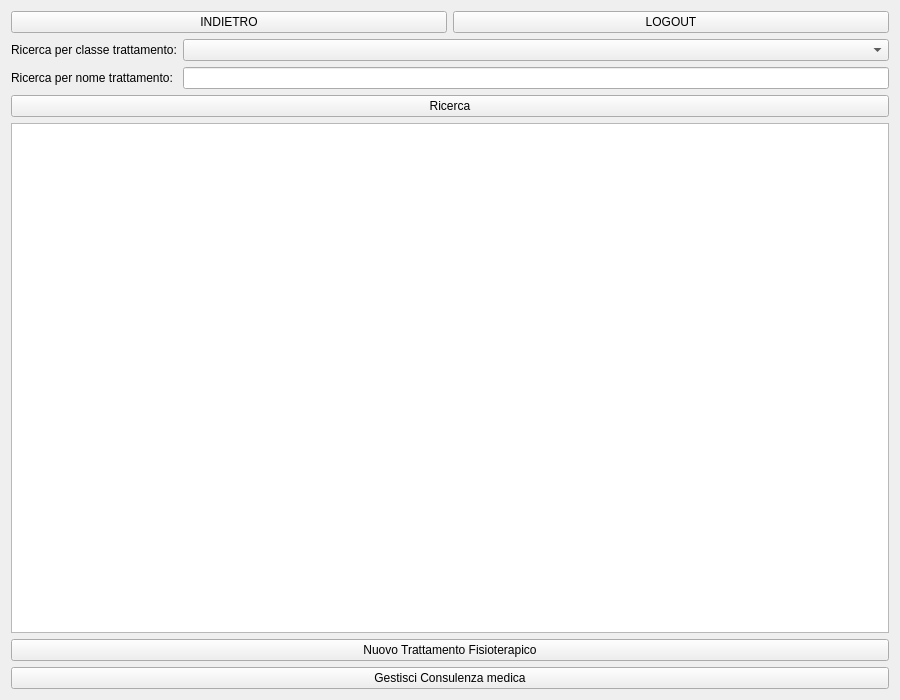
<?xml version="1.0" encoding="UTF-8"?>
<ui version="4.0">
 <class>Form</class>
 <widget class="QWidget" name="Form">
  <property name="geometry">
   <rect>
    <x>0</x>
    <y>0</y>
    <width>900</width>
    <height>700</height>
   </rect>
  </property>
  <property name="windowTitle">
   <string>Amministratore</string>
  </property>
  <layout class="QVBoxLayout" name="verticalLayout">
   <item>
    <layout class="QVBoxLayout" name="verticalLayoutPrincipale">
     <item>
      <layout class="QHBoxLayout" name="horizontalLayoutIndietroLogout">
       <item>
        <widget class="QPushButton" name="pushButtonIndietro">
         <property name="text">
          <string>INDIETRO</string>
         </property>
        </widget>
       </item>
       <item>
        <widget class="QPushButton" name="pushButtonLogout">
         <property name="text">
          <string>LOGOUT</string>
         </property>
        </widget>
       </item>
      </layout>
     </item>
     <item>
      <layout class="QGridLayout" name="gridLayoutRicerca">
       <item row="2" column="0">
        <widget class="QLabel" name="labelRicercaTraNome">
         <property name="text">
          <string>Ricerca per nome trattamento: </string>
         </property>
        </widget>
       </item>
       <item row="1" column="1">
        <widget class="QComboBox" name="comboBoxClasseTra"/>
       </item>
       <item row="1" column="0">
        <widget class="QLabel" name="labelRicercaTraClasse">
         <property name="text">
          <string>Ricerca per classe trattamento:</string>
         </property>
        </widget>
       </item>
       <item row="2" column="1">
        <widget class="QLineEdit" name="lineEditNomeTra"/>
       </item>
       <item row="9" column="0" colspan="2">
        <widget class="QPushButton" name="pushButtonRicerca">
         <property name="text">
          <string>Ricerca</string>
         </property>
        </widget>
       </item>
      </layout>
     </item>
     <item>
      <widget class="QListView" name="listViewTrattamenti"/>
     </item>
     <item>
      <layout class="QVBoxLayout" name="verticalLayoutNuovoTraGestisciCons">
       <item>
        <widget class="QPushButton" name="pushButtonNuovoTra">
         <property name="text">
          <string>Nuovo Trattamento Fisioterapico</string>
         </property>
        </widget>
       </item>
       <item>
        <widget class="QPushButton" name="pushButtonGestisciCons">
         <property name="text">
          <string>Gestisci Consulenza medica</string>
         </property>
        </widget>
       </item>
      </layout>
     </item>
    </layout>
   </item>
  </layout>
 </widget>
 <resources/>
 <connections/>
</ui>
